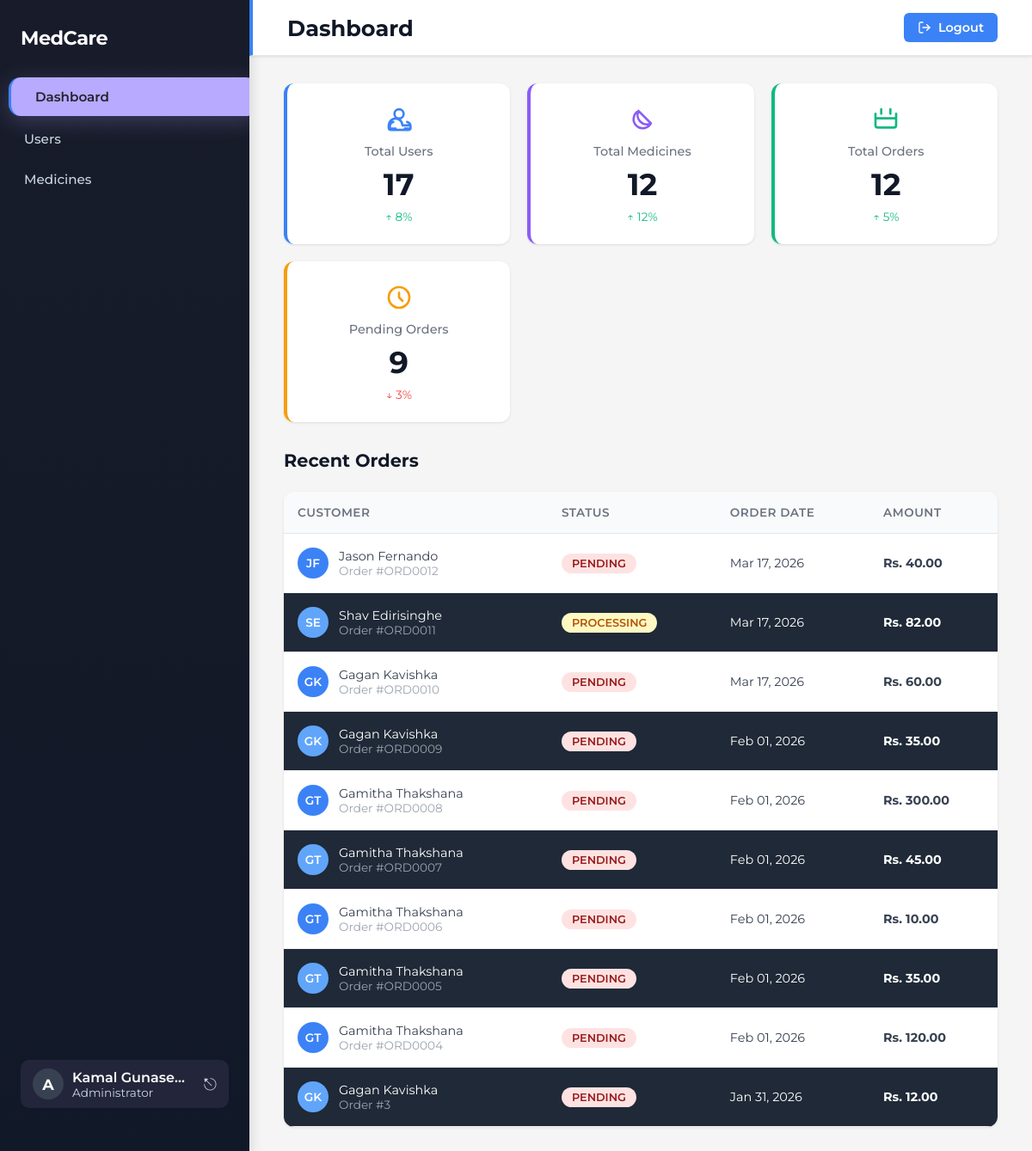
The page /dashboard_admin.php (signed in) on the database its author committed.
### tables this page shows
CREATE TABLE IF NOT EXISTS `orders` (
  `ORDER_ID` varchar(10) NOT NULL,
  `CUSTOMER_ID` varchar(10) NOT NULL,
  `ORDER_DATE` date NOT NULL,
  `TOTAL_AMOUNT` float NOT NULL,
  `STATUS` enum('PENDING','PROCESSING','COMPLETED','CANCEL') NOT NULL,
  `PRESCRIPTION_PATH` varchar(255) DEFAULT NULL,
  PRIMARY KEY (`ORDER_ID`),
  KEY `fk_CUSTOMER_ID_CUSTOMER` (`CUSTOMER_ID`)
);

CREATE TABLE IF NOT EXISTS `users` (
  `USER_ID` varchar(10) NOT NULL,
  `F_NAME` char(50) NOT NULL,
  `L_NAME` char(50) NOT NULL,
  `EMAIL` varchar(100) NOT NULL,
  `CONTACT_NUM` varchar(10) NOT NULL,
  `ROLE` enum('PHARMACIST','ADMIN','CUSTOMER') DEFAULT NULL,
  `PASSWORD` varchar(255) NOT NULL,
  PRIMARY KEY (`USER_ID`),
  UNIQUE KEY `EMAIL` (`EMAIL`)
);

### public/dashboard_admin.php (the view, shortened to what this page needs)
<?php
require_once '../config/db_connect.php';
$f_name = $_SESSION['f_name'] ?? 'Admin';
$l_name = $_SESSION['l_name'] ?? '';
$stmt = $conn->prepare("SELECT COUNT(*) AS total FROM users");
$stmt->execute();
$total_users = $stmt->get_result()->fetch_assoc()['total'] ?? 0;
$stmt = $conn->prepare("SELECT COUNT(*) AS total FROM medicine");
$stmt->execute();
$total_medicines = $stmt->get_result()->fetch_assoc()['total'] ?? 0;
$stmt = $conn->prepare("SELECT COUNT(*) AS total FROM orders");
$stmt->execute();
$total_orders = $stmt->get_result()->fetch_assoc()['total'] ?? 0;
$stmt = $conn->prepare("SELECT COUNT(*) AS total FROM orders WHERE STATUS='PENDING'");
$stmt->execute();
$pending_orders = $stmt->get_result()->fetch_assoc()['total'] ?? 0;
$stmt = $conn->prepare("
    SELECT o.ORDER_ID, o.CUSTOMER_ID, u.F_NAME, u.L_NAME, o.TOTAL_AMOUNT, o.STATUS, o.ORDER_DATE
    FROM orders o
    JOIN users u ON o.CUSTOMER_ID = u.USER_ID
    ORDER BY o.ORDER_DATE DESC
    LIMIT 10
");
$stmt->execute();
$orders = $stmt->get_result();
?>
<!DOCTYPE html>
<html lang="en">
<head>
<link rel="stylesheet" href="../css/dashboard.css">
</head>
<body>
<div class="sidebar" style="background: linear-gradient(180deg, #181c2a 0%, #111827 100%); color: #fff; min-width: 290px; width: 290px; display: flex; flex-direction: column; align-items: stretch; justify-content: space-between; height: 100vh; position: fixed; left: 0; top: 0; box-shadow: 4px 0 12px rgba(0,0,0,0.10); overflow: hidden;">
    <div>
        <div class="sidebar-logo" style="padding: 0 24px; margin-bottom: 32px; font-size: 1.4rem; font-weight: 700; letter-spacing: -0.5px; color: #fff;">MedCare</div>
        <nav class="sidebar-nav" style="display: flex; flex-direction: column; gap: 2px;">
            <a href="dashboard_admin.php" class="active" style="display: flex; align-items: center; gap: 12px; padding: 13px 28px; border-radius: 14px; background: #b7aaff; color: #23232a; font-weight: 600; margin-bottom: 2px; margin-left: 10px; margin-right: -8px; box-shadow: 0 6px 24px 0 rgba(183,170,255,0.25), 0 1.5px 8px 0 rgba(0,0,0,0.10); position: relative; z-index: 2;">Dashboard</a>
            <a href="manage_users.php" style="display: flex; align-items: center; gap: 12px; padding: 13px 28px; border-radius: 12px; color: #cbd5e1; font-weight: 500;">Users</a>
            <a href="manage_medicines.php" style="display: flex; align-items: center; gap: 12px; padding: 13px 28px; border-radius: 12px; color: #cbd5e1; font-weight: 500;">Medicines</a>
        </nav>
    </div>
    <div style="padding: 0 24px 24px 24px;">
        <div style="display: flex; align-items: center; gap: 10px; background: #23263a; border-radius: 10px; padding: 10px 14px;">
            <div style="width: 36px; height: 36px; border-radius: 50%; background: #374151; display: flex; align-items: center; justify-content: center; font-size: 1.1em; font-weight: 700; color: #fff;">A</div>
            <div style="flex:1; min-width:0;">
                <div style="font-size: 1em; font-weight: 600; color: #fff; white-space:nowrap; overflow:hidden; text-overflow:ellipsis;">
                    <?php echo htmlspecialchars($f_name . ' ' . $l_name); ?>
                </div>
                <div style="font-size: 0.85em; color: #cbd5e1;">Administrator</div>
            </div>
            <a href="logout.php" style="color: #cbd5e1; font-size: 1.2em; text-decoration: none; margin-left: 8px;">⎋</a>
        </div>
    </div>
</div>
<div style="margin-left: 290px;" class="main-content">
    <div class="header-bar" style="display: flex; justify-content: space-between; align-items: center; background: white; padding: 15px 40px 15px 40px; box-shadow: 0 1px 3px rgba(0,0,0,0.1); border-bottom: 1px solid #e5e7eb; margin-bottom: 0;">
        <h1 style="color: #111827; font-size: 1.6rem; font-weight: 700; margin: 0;">Dashboard</h1>
        <a href="logout.php" style="display: flex; align-items: center; gap: 8px; color: white; background: #3B82F6; text-decoration: none; font-weight: 600; padding: 8px 16px; border-radius: 6px; transition: all 0.3s; font-size: 0.9rem;" onmouseover="this.style.background='#2563EB';" onmouseout="this.style.background='#3B82F6';">
            <svg width="16" height="16" viewBox="0 0 24 24" fill="none" stroke="currentColor" stroke-width="2" stroke-linecap="round" stroke-linejoin="round">
                <path d="M9 21H5a2 2 0 0 1-2-2V5a2 2 0 0 1 2-2h4"></path>
                <polyline points="16 17 21 12 16 7"></polyline>
                <line x1="21" y1="12" x2="9" y2="12"></line>
            </svg>
            Logout
        </a>
    </div>
    <div class="content">
        <div class="stats-grid">
                <div class="stat-card">
                    <div class="stat-icon" style="margin-bottom: 10px;">
                    </div>
                    <div class="stat-label">Total Users</div>
                    <div class="stat-number"><?php echo $total_users; ?></div>
                    <div class="stat-change">↑ 8%</div>
                </div>
                <div class="stat-card medicines">
                    <div class="stat-icon" style="margin-bottom: 10px;">
                        <svg width="32" height="32" fill="none" viewBox="0 0 24 24" stroke="currentColor" style="color:#8B5CF6;"><path stroke-linecap="round" stroke-linejoin="round" stroke-width="2" d="M19.428 15.341A8 8 0 118.659 4.572m10.769 10.769A8 8 0 018.659 4.572m10.769 10.769L8.659 4.572"/></svg>
                    </div>
                    <div class="stat-label">Total Medicines</div>
                    <div class="stat-number"><?php echo $total_medicines; ?></div>
                    <div class="stat-change">↑ 12%</div>
                </div>
                <div class="stat-card orders">
                    <div class="stat-icon" style="margin-bottom: 10px;">
                        <svg width="32" height="32" fill="none" viewBox="0 0 24 24" stroke="currentColor" style="color:#10B981;"><path stroke-linecap="round" stroke-linejoin="round" stroke-width="2" d="M3 7v10a2 2 0 002 2h14a2 2 0 002-2V7M16 3v4M8 3v4m-5 4h18"/></svg>
                    </div>
                    <div class="stat-label">Total Orders</div>
                    <div class="stat-number"><?php echo $total_orders; ?></div>
                    <div class="stat-change">↑ 5%</div>
                </div>
                <div class="stat-card pending">
                    <div class="stat-icon" style="margin-bottom: 10px;">
                        <svg width="32" height="32" fill="none" viewBox="0 0 24 24" stroke="currentColor" style="color:#F59E0B;"><path stroke-linecap="round" stroke-linejoin="round" stroke-width="2" d="M12 8v4l3 3m6-3a9 9 0 11-18 0 9 9 0 0118 0z"/></svg>
                    </div>
                    <div class="stat-label">Pending Orders</div>
                    <div class="stat-number"><?php echo $pending_orders; ?></div>
                    <div class="stat-change negative">↓ 3%</div>
                </div>
        </div>
        <div class="table-header">
            <h2>Recent Orders</h2>
        </div>
        <table class="data-table">
            <thead>
                <tr>
                    <th>Customer</th>
                    <th>Status</th>
                    <th>Order Date</th>
                    <th>Amount</th>
                </tr>
            </thead>
            <tbody>
                <?php
                if ($orders && $orders->num_rows > 0) {
                    $count = 0;
                    while ($row = $orders->fetch_assoc()) {
                        $count++;
                        $selected = ($count % 2 == 0) ? 'selected' : '';
                        $status_class = strtoupper($row['STATUS']);
                        $initials = substr($row['F_NAME'], 0, 1) . substr($row['L_NAME'], 0, 1);
                        echo "
                        <tr class='$selected'>
                            <td>
                                <div class='user-cell'>
                                    <div class='user-avatar'>$initials</div>
                                    <div>
                                        <div>" . htmlspecialchars($row['F_NAME'] . ' ' . $row['L_NAME']) . "</div>
                                        <div style='font-size:0.85rem; color:#9CA3AF;'>Order #" . $row['ORDER_ID'] . "</div>
                                    </div>
                                </div>
                            </td>
                            <td><span class='status $status_class'>" . htmlspecialchars($row['STATUS']) . "</span></td>
                            <td>" . date('M d, Y', strtotime($row['ORDER_DATE'])) . "</td>
                            <td><strong>Rs. " . number_format($row['TOTAL_AMOUNT'], 2) . "</strong></td>
                        </tr>
                        ";
                    }
                } else {
                    echo "<tr><td colspan='5' style='text-align:center; padding:32px;'>No orders found</td></tr>";
                }
                ?>
            </tbody>
        </table>
    </div>
</div>
</body>
</html>

### css/dashboard.css (style rules this page uses)
* { margin: 0; padding: 0; box-sizing: border-box; }
body { font-family: 'Montserrat', sans-serif; background: #f5f5f5; display: flex; height: 100vh; }
.sidebar { width: 240px; background: linear-gradient(180deg, #1F2937 0%, #111827 100%); color: white; padding: 30px 0px; position: fixed; height: 100vh; overflow-y: hidden; box-shadow: 4px 0 12px rgba(0,0,0,0.1); }
.sidebar-logo { padding: 10px 24px; margin-bottom: 32px; font-size: 1.4rem; font-weight: 700; letter-spacing: -0.5px; }
.sidebar-nav { display: flex; flex-direction: column; }
.sidebar-nav a, .sidebar-nav button { display: flex; align-items: center; padding: 12px 24px; text-decoration: none; color: #9CA3AF; font-size: 0.95rem; font-weight: 500; transition: all 0.2s; border: none; background: none; cursor: pointer; width: 100%; text-align: left; }
.sidebar-nav a.active { background: rgba(59,130,246,0.1); color: #3B82F6; border-left: 3px solid #3B82F6; padding-left: 21px; }
.main-content { margin-left: 240px; flex: 1; display: flex; flex-direction: column; }
.header-bar { background: #e8f0fe; padding: 24px; border-radius: 0px; box-shadow: 0 1px 3px rgba(0,0,0,0.1); border-left: 4px solid #3B82F6; text-align: center; position: relative; transition: background 0.2s; }
.header-bar h1 { color: #111827; }
.content { flex: 1; overflow-y: auto; padding: 32px 40px; }
.stats-grid { display: grid; grid-template-columns: repeat(auto-fit, minmax(200px, 1fr)); gap: 20px; margin-bottom: 32px; }
.stat-card { background: white; padding: 24px; border-radius: 12px; box-shadow: 0 1px 3px rgba(0,0,0,0.1); border-left: 4px solid #3B82F6; text-align: center; position: relative; }
.stat-icon { display: flex; align-items: center; justify-content: center; margin-bottom: 8px; height: 36px; }
.stat-card.orders { border-left-color: #10B981; }
.stat-card.pending { border-left-color: #F59E0B; }
.stat-card.medicines { border-left-color: #8B5CF6; }
.stat-label { font-size: 0.9rem; color: #6B7280; margin-bottom: 8px; font-weight: 500; }
.stat-number { font-size: 2.2rem; font-weight: 700; color: #111827; margin-bottom: 8px; }
.stat-change { font-size: 0.85rem; color: #10B981; }
.stat-change.negative { color: #EF4444; }
.table-header { display: flex; justify-content: space-between; align-items: center; margin-bottom: 24px; }
.table-header h2 { font-size: 1.3rem; color: #111827; }
.data-table { width: 100%; background: white; border-radius: 12px; overflow: hidden; box-shadow: 0 1px 3px rgba(0,0,0,0.1); border-collapse: collapse; }
.data-table thead { background: #f9fafb; border-bottom: 1px solid #e5e7eb; }
.data-table th { padding: 16px; text-align: left; font-size: 0.85rem; font-weight: 600; color: #6B7280; text-transform: uppercase; letter-spacing: 0.5px; }
.data-table td { padding: 16px; border-bottom: 1px solid #f3f4f6; font-size: 0.9rem; color: #374151; }
.data-table tbody tr { transition: background 0.2s; }
.data-table tbody tr.selected { background: #1F2937; color: white; }
.data-table tbody tr.selected td { color: white; }
.user-cell { display: flex; align-items: center; gap: 12px; }
.user-avatar { width: 36px; height: 36px; border-radius: 50%; background: #3B82F6; display: flex; align-items: center; justify-content: center; color: white; font-size: 0.85rem; font-weight: 600; }
.data-table tbody tr.selected .user-avatar { background: #60A5FA; }
.status { padding: 4px 12px; border-radius: 20px; font-size: 0.8rem; font-weight: 600; text-transform: capitalize; }
.status.PENDING { background: #FEE2E2; color: #991B1B; }
.status.PROCESSING { background: #FEF9C3; color: #B45309; }

### public/dashboard_admin.php (style rules this page uses)
body { font-family: 'Montserrat', sans-serif; }

### rows shown on the page
orders: users.F_NAME+L_NAME "JF", users.F_NAME+L_NAME "Jason Fernando", ORDER_ID "ORD0012", STATUS "PENDING", ORDER_DATE "Mar 17, 2026", TOTAL_AMOUNT "40.00"
orders: users.F_NAME+L_NAME "SE", users.F_NAME+L_NAME "Shav Edirisinghe", ORDER_ID "ORD0011", STATUS "PROCESSING", ORDER_DATE "Mar 17, 2026", TOTAL_AMOUNT "82.00"
orders: users.F_NAME+L_NAME "GK", users.F_NAME+L_NAME "Gagan Kavishka", ORDER_ID "ORD0010", STATUS "PENDING", ORDER_DATE "Mar 17, 2026", TOTAL_AMOUNT "60.00"
orders: users.F_NAME+L_NAME "GK", users.F_NAME+L_NAME "Gagan Kavishka", ORDER_ID "ORD0009", STATUS "PENDING", ORDER_DATE "Feb 01, 2026", TOTAL_AMOUNT "35.00"
orders: users.F_NAME+L_NAME "GT", users.F_NAME+L_NAME "Gamitha Thakshana", ORDER_ID "ORD0008", STATUS "PENDING", ORDER_DATE "Feb 01, 2026", TOTAL_AMOUNT "300.00"
orders: users.F_NAME+L_NAME "GT", users.F_NAME+L_NAME "Gamitha Thakshana", ORDER_ID "ORD0007", STATUS "PENDING", ORDER_DATE "Feb 01, 2026", TOTAL_AMOUNT "45.00"
orders: users.F_NAME+L_NAME "GT", users.F_NAME+L_NAME "Gamitha Thakshana", ORDER_ID "ORD0006", STATUS "PENDING", ORDER_DATE "Feb 01, 2026", TOTAL_AMOUNT "10.00"
orders: users.F_NAME+L_NAME "GT", users.F_NAME+L_NAME "Gamitha Thakshana", ORDER_ID "ORD0005", STATUS "PENDING", ORDER_DATE "Feb 01, 2026", TOTAL_AMOUNT "35.00"
orders: users.F_NAME+L_NAME "GT", users.F_NAME+L_NAME "Gamitha Thakshana", ORDER_ID "ORD0004", STATUS "PENDING", ORDER_DATE "Feb 01, 2026", TOTAL_AMOUNT "120.00"
orders: users.F_NAME+L_NAME "GK", users.F_NAME+L_NAME "Gagan Kavishka", ORDER_ID "3", STATUS "PENDING", ORDER_DATE "Jan 31, 2026", TOTAL_AMOUNT "12.00"

### other values the page prints
$f_name . ' ' . $l_name "Kamal Gunase…"
$total_users "17"
$total_medicines "12"
$total_orders "12"
$pending_orders "9"
